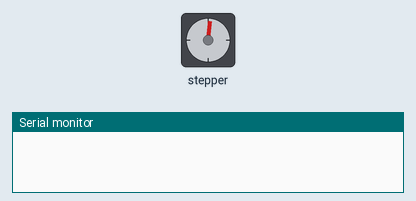
A sketch run on a simulated Arduino Uno, built with avr-gcc and run on an emulated ATmega328P. On the bench: stepper motor, the last lines printed to the serial monitor. Stepper angles assume 200 steps per turn.

Above: at 0.47 s.
At 10.19 s:
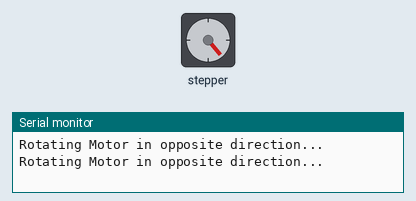
At 19.92 s:
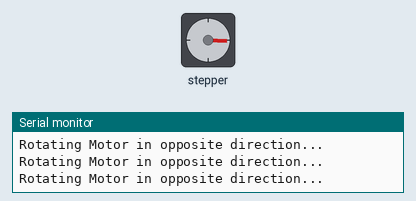
At 39.37 s:
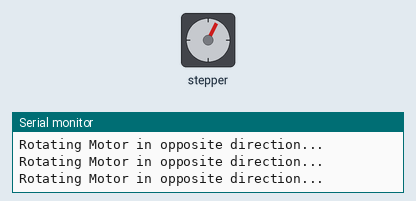
Timing chart, 0 to 40.0 s (numbered marks = the images above):
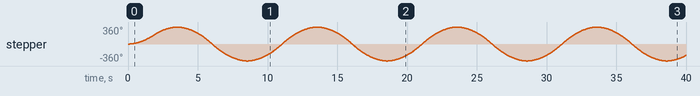

Measured:
- by itself, stepper: turns 360° clockwise in 3.3 s, then 720° counter-clockwise in 4.9 s, then 720° clockwise in 4.9 s, then 720° counter-clockwise in 4.9 s, and so on

The sketch:

stepper.ino
```cpp
#include <AccelStepper.h>

const int DIR = 22;
const int STEP = 23;

#define motorInterfaceType 1
AccelStepper motor(motorInterfaceType, STEP, DIR);

void setup() {
  Serial.begin(115200);
  motor.setMaxSpeed(1000);
  motor.setAcceleration(60);
  motor.setSpeed(200);
  motor.moveTo(200);
}

void loop() {
  if (motor.distanceToGo() == 0) {
    motor.moveTo(-motor.currentPosition());
    Serial.println("Rotating Motor in opposite direction...");
  }
  motor.run();
}
```
